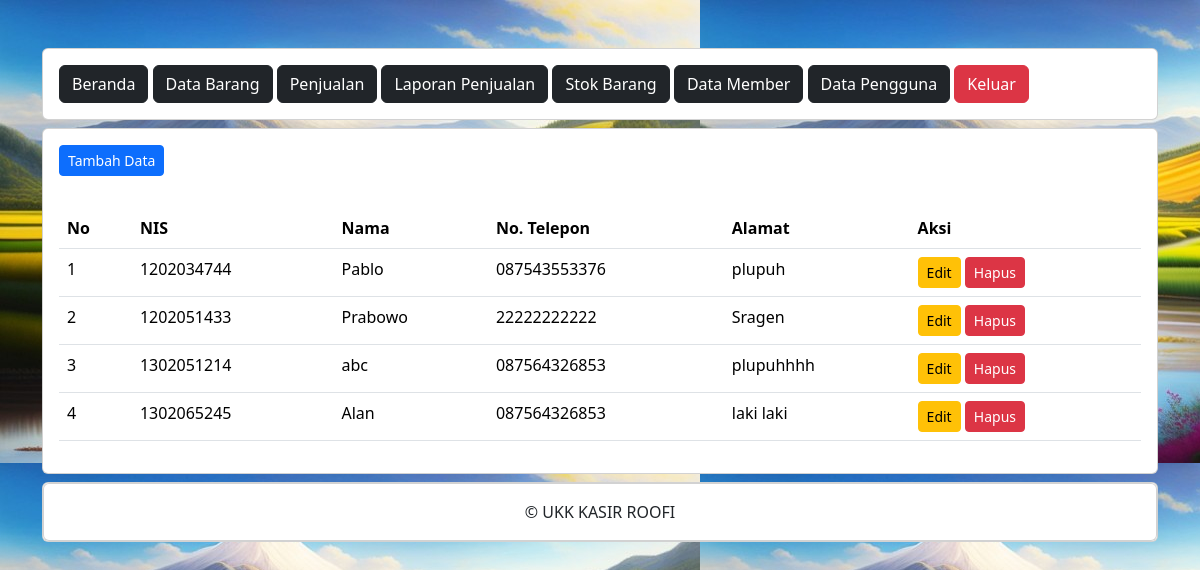
The page /ukk_kasir_roofi/administrator/data_member.php (signed in) on the database its author committed.
### tables this page shows
CREATE TABLE `penjualan` (
  `PenjualanID` int(11) NOT NULL,
  `TanggalPenjualan` date NOT NULL,
  `TotalHarga` decimal(10,2) NOT NULL,
  `PelangganID` int(11) NOT NULL
);

CREATE TABLE `pelanggan` (
  `PelangganID` int(11) NOT NULL,
  `NamaPelanggan` varchar(255) NOT NULL,
  `Alamat` text NOT NULL,
  `NomorTelepon` varchar(15) NOT NULL
);

### ukk_kasir_roofi/administrator/data_member.php (the view, shortened to what this page needs)
<?php
include "header.php";
include "navbar.php";
?>
<div class="card mt-2">
	<div class="card-body">
		<button type="button" class="btn btn-primary btn-sm" data-bs-toggle="modal" data-bs-target="#tambah-data">
			Tambah Data
		</button>
	</div>
	<div class="card-body">
		<table class="table">
			<thead>
				<tr>
					<th>No</th>
					<th>NIS</th>
					<th>Nama </th>
					<th>No. Telepon</th>
					<th>Alamat</th>
					<th>Aksi</th>
				</tr>
			</thead>
			<tbody>
				<?php
				include '../koneksi.php';
				$no = 1;
				$data = mysqli_query($koneksi,"SELECT * FROM pelanggan INNER JOIN penjualan ON pelanggan.PelangganID=penjualan.PelangganID");
				while($d = mysqli_fetch_array($data)){
					?>
					<tr>
						<td><?php echo $no++; ?></td>
						<td><?php echo $d['PelangganID']; ?></td>
						<td><?php echo $d['NamaPelanggan']; ?></td>
						<td><?php echo $d['NomorTelepon']; ?></td>
						<td><?php echo $d['Alamat']; ?></td>
						<td>
							<button type="button" class="btn btn-warning btn-sm" data-bs-toggle="modal" data-bs-target="#edit-data<?php echo $d['PelangganID']; ?>">
								Edit
							</button>
							<button type="button" class="btn btn-danger btn-sm" data-bs-toggle="modal" data-bs-target="#hapus-data<?php echo $d['PelangganID']; ?>">
								Hapus
							</button>
						</td>
					</tr>
				<?php } ?>
			</tbody>
		</table>
	</div>
</div>
<?php
include "footer.php";
?>

### ukk_kasir_roofi/administrator/header.php (style rules this page uses)
body { background-image: url(../assets/bg2.jpg); }

### rows shown on the page
penjualan: PelangganID "1202034744", PelangganID.NamaPelanggan "Pablo", PelangganID.NomorTelepon "087543553376", PelangganID.Alamat "plupuh"
penjualan: PelangganID "1202051433", PelangganID.NamaPelanggan "Prabowo", PelangganID.NomorTelepon "22222222222", PelangganID.Alamat "Sragen"
penjualan: PelangganID "1302051214", PelangganID.NamaPelanggan "abc", PelangganID.NomorTelepon "087564326853", PelangganID.Alamat "plupuhhhh"
penjualan: PelangganID "1302065245", PelangganID.NamaPelanggan "Alan", PelangganID.NomorTelepon "087564326853", PelangganID.Alamat "laki laki"
